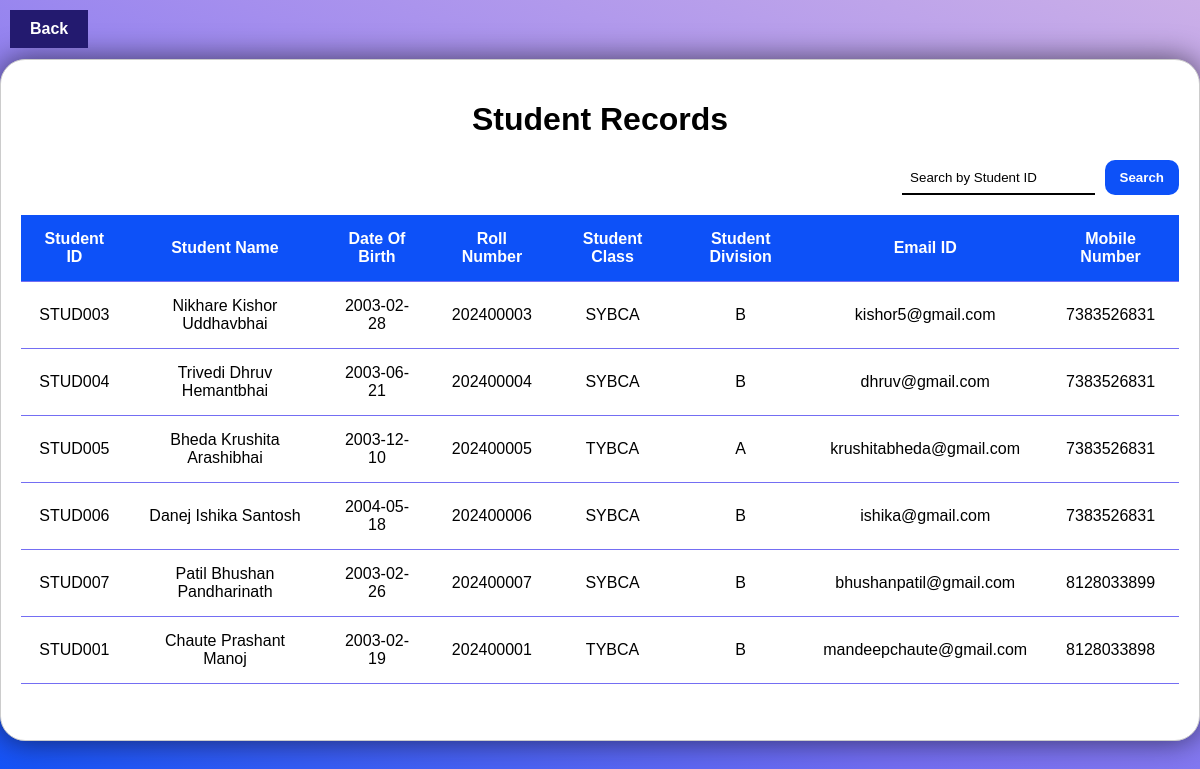
/student_records/student_records, run on the app's committed database.
### tables this page shows
CREATE TABLE students_record (
        id INTEGER PRIMARY KEY AUTOINCREMENT,
        student_id TEXT NOT NULL UNIQUE,
        student_name TEXT NOT NULL,
        student_dob DATE NOT NULL,
        roll_number TEXT NOT NULL UNIQUE,
        student_class TEXT NOT NULL,
        student_division TEXT NOT NULL,
        email TEXT NOT NULL,
        phone TEXT NOT NULL
    );

### StudentRecords.py (the view)
@student_records_app.route("/student_records", methods=["GET", "POST"])
def student_records():
    if request.method == "POST":
        search_term = request.form.get("search_term")
        return redirect(
            url_for("student_records.student_records", search_term=search_term)
        )
    search_term = request.args.get("search_term")
    records = get_student_records(search_term)
    return render_template(
        "StudentRecords.html", records=records, search_term=search_term
    )

### StudentRecords.py (called while the page is built)
def get_student_records(search_term=None):
    try:
        connection = sqlite3.connect("snapattendance.db")
        cursor = connection.cursor()
        query = "SELECT * FROM students_record"
        if search_term:
            query += f" WHERE student_id LIKE '{search_term}%'"
        cursor.execute(query)
        records = cursor.fetchall()
        cursor.close()
        connection.close()
        return records
    except Exception as e:
        print("Error:", str(e))
        return []

### templates/StudentRecords.html (shortened to what this page needs)
<!DOCTYPE html>
<html lang="en">
  <head>
    <link rel="stylesheet" type="text/css" />
  </head>
  <body>
    <button class="back-button" onclick="goBack()">Back</button>
    <div class="container">
      <h1>Student Records</h1>
      <div class="search-bar">
        <form
          method="post"
          action="{{ url_for('student_records.student_records') }}"
        >
          <input
            type="text"
            name="search_term"
            id="search_term_input"
            placeholder="Enter Student ID"
            value="{% if search_term %}{{ search_term }}{% else %}Search by Student ID{% endif %}"
            onfocus="clearDefault(this)"
          />
          <button type="submit">Search</button>
        </form>
      </div>
      <table class="records-table">
        <thead>
          <tr>
            <th>Student ID</th>
            <th>Student Name</th>
            <th>Date Of Birth</th>
            <th>Roll Number</th>
            <th>Student Class</th>
            <th>Student Division</th>
            <th>Email ID</th>
            <th>Mobile Number</th>
          </tr>
        </thead>
        <tbody>
          {% for record in records %}
          <tr>
            <td>{{ record[1] }}</td>
            <td>{{ record[2] }}</td>
            <td>{{ record[3] }}</td>
            <td>{{ record[4] }}</td>
            <td>{{ record[5] }}</td>
            <td>{{ record[6] }}</td>
            <td>{{ record[7] }}</td>
            <td>{{ record[8] }}</td>
          </tr>
          {% endfor %}
        </tbody>
      </table>
    </div>
  </body>
</html>

### templates/StudentRecords.html (style rules this page uses)
body { font-family: "Arial", sans-serif; margin: 0; padding: 0; background-image: linear-gradient( 25deg, #0d51f8, #746ef3, #a48eee, #cbafe8 ); background-repeat: no-repeat; height: 100vh; background-size: cover; display: flex; justify-content: center; align-items: center; }
.container { width: 1300px; margin: 50px auto; padding: 20px; border: 1px solid #ccc; border-radius: 25px; background-color: #ffffff; box-shadow: 0 0px 30px rgba(0, 0, 0, 0.6); height: 80vh; overflow-y: auto; }
h1 { text-align: center; }
.search-bar { margin-bottom: 20px; float: right; }
.search-bar input { padding: 8px; margin-right: 5px; border: none; border-bottom: 2px solid black; }
.search-bar button { padding: 10px 15px; background-color: #0d51f8; color: white; border: none; font-weight: bold; border-radius: 10px; cursor: pointer; }
.records-table { width: 100%; border-collapse: collapse; margin-top: 20px; }
.records-table th, .records-table td { border-bottom: 1px solid #746ef3; padding: 15px; text-align: center; }
.records-table th { background-color: #0d51f8; color: white; }
.back-button { position: absolute; top: 10px; font-size: 16px; font-weight: bold; left: 10px; background-color: #231a6f; color: white; border: none; padding: 10px 20px; cursor: pointer; transition: background-color 0.3s; }

### data on the page
students_record: student "STUD003", student_name "Nikhare Kishor Uddhavbhai", student_dob "2003-02-28", roll_number "202400003", student_class "SYBCA", student_division "B", email "kishor5@gmail.com", phone "7383526831"
students_record: student "STUD004", student_name "Trivedi Dhruv Hemantbhai", student_dob "2003-06-21", roll_number "202400004", student_class "SYBCA", student_division "B", email "dhruv@gmail.com", phone "7383526831"
students_record: student "STUD005", student_name "Bheda Krushita Arashibhai", student_dob "2003-12-10", roll_number "202400005", student_class "TYBCA", student_division "A", email "krushitabheda@gmail.com", phone "7383526831"
students_record: student "STUD006", student_name "Danej Ishika Santosh", student_dob "2004-05-18", roll_number "202400006", student_class "SYBCA", student_division "B", email "ishika@gmail.com", phone "7383526831"
students_record: student "STUD007", student_name "Patil Bhushan Pandharinath", student_dob "2003-02-26", roll_number "202400007", student_class "SYBCA", student_division "B", email "bhushanpatil@gmail.com", phone "8128033899"
students_record: student "STUD001", student_name "Chaute Prashant Manoj", student_dob "2003-02-19", roll_number "202400001", student_class "TYBCA", student_division "B", email "mandeepchaute@gmail.com", phone "8128033898"
